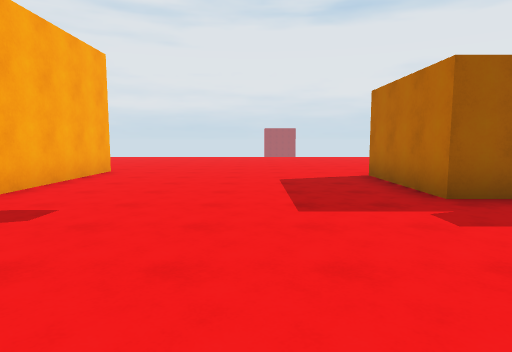
view 1 (above)

24 first-person views from a walk through a scene from a Unity 3-D project. The camera is 1.5 m above the floor, tilts 6° down and sees 75° across. The floor is counted in squares, 2 m on a side. Each view is taken from the middle of a square. On the plan, view 1 faces up. The plan holds only what a view shows up to about 11 squares ahead; the rest is blank. The place goes on beyond the plan. The player character is not drawn.

view 2
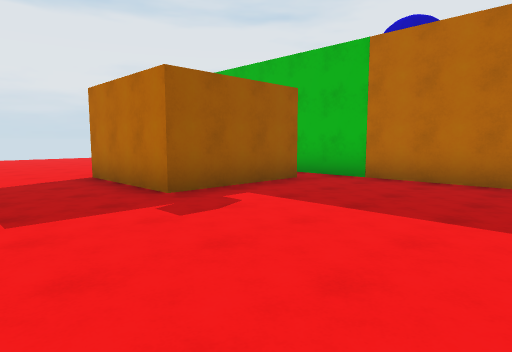

view 3
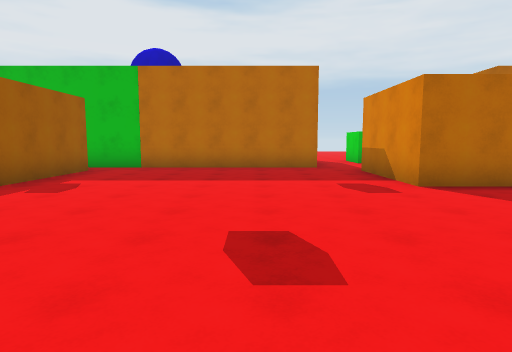

view 4
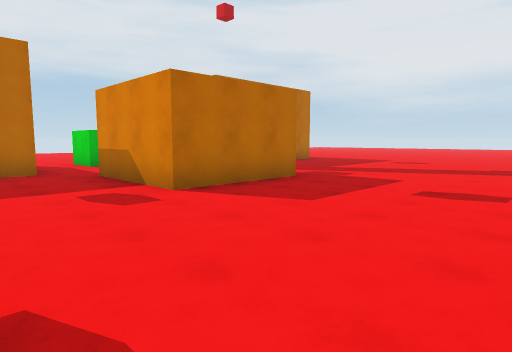

view 5
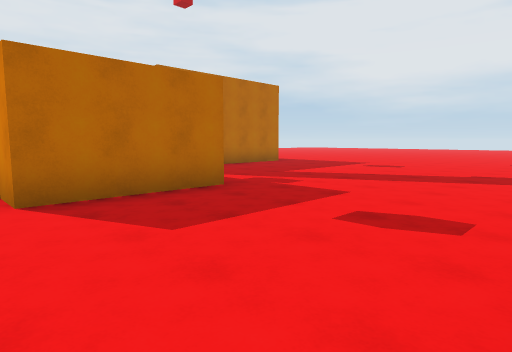

view 6
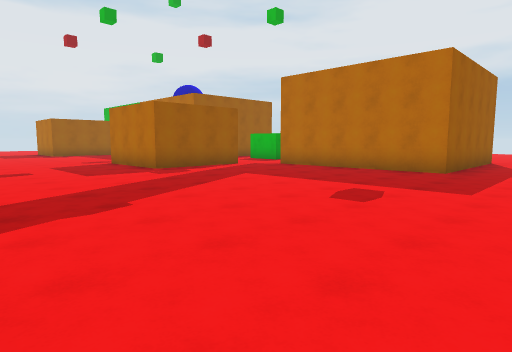

view 7
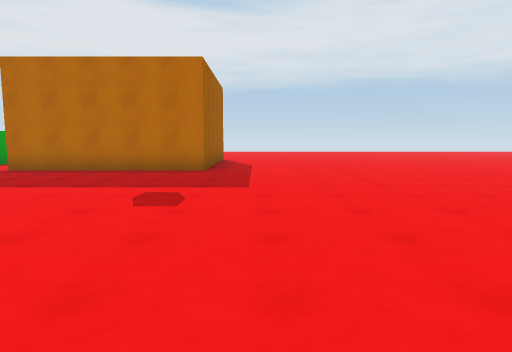

view 8
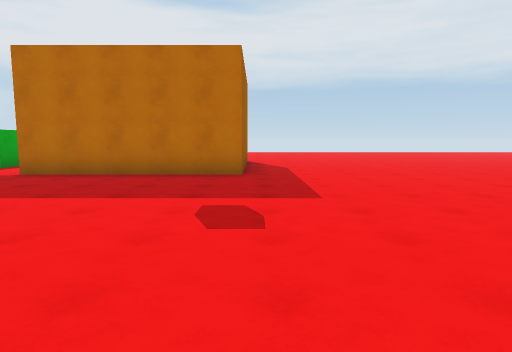

view 9
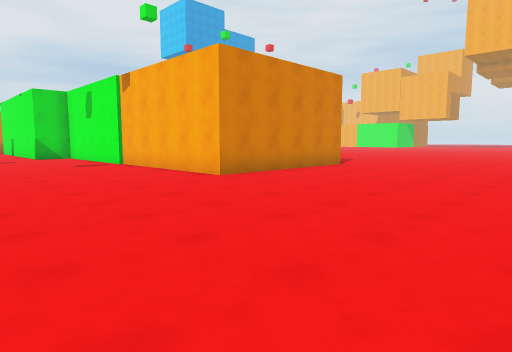

view 10
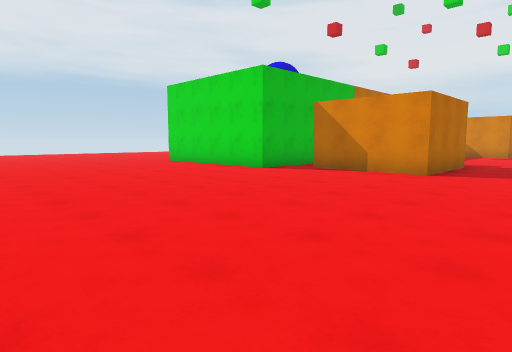

view 11
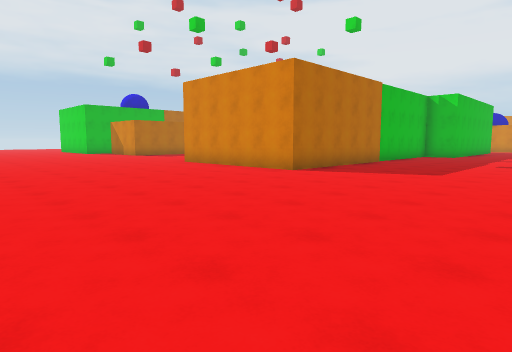

view 12
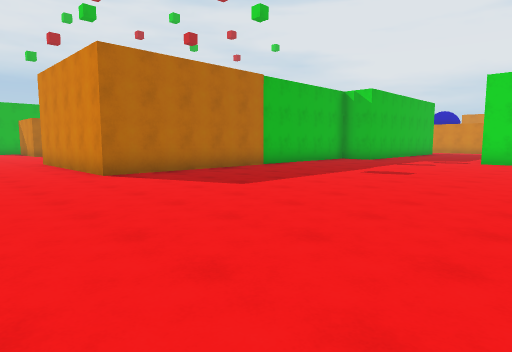

view 13
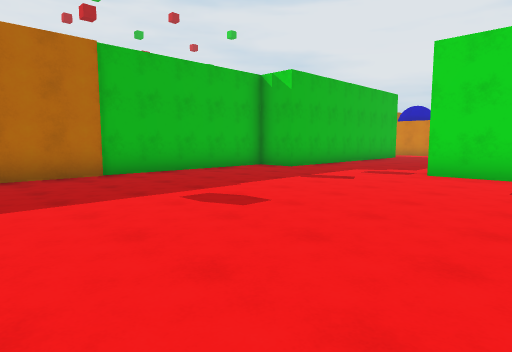

view 14
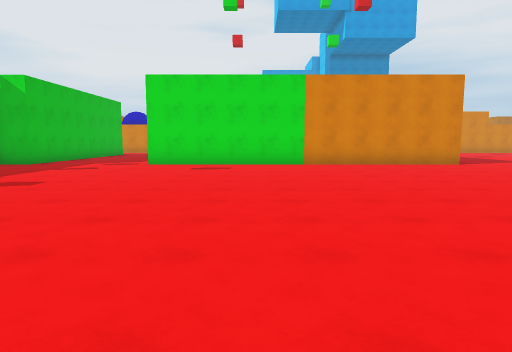

view 15
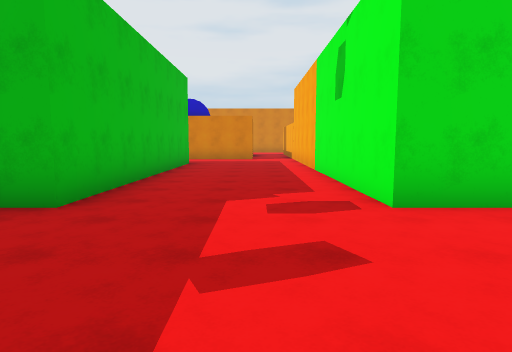

view 16
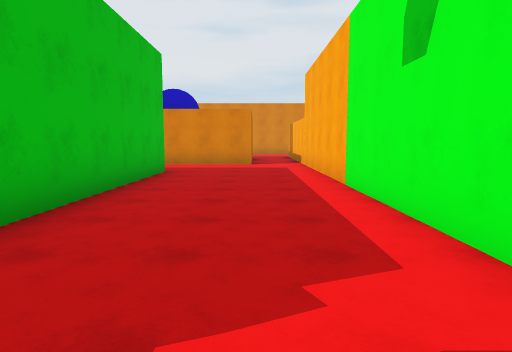

view 17
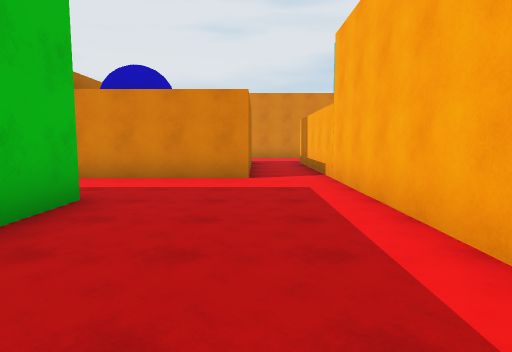

view 18
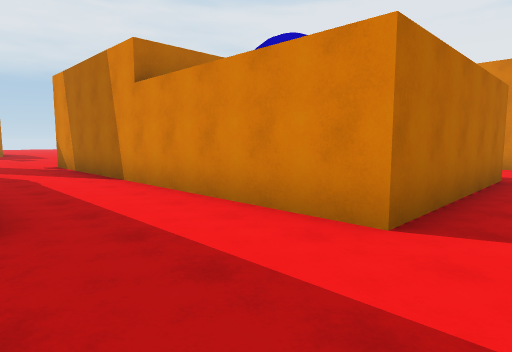

view 19
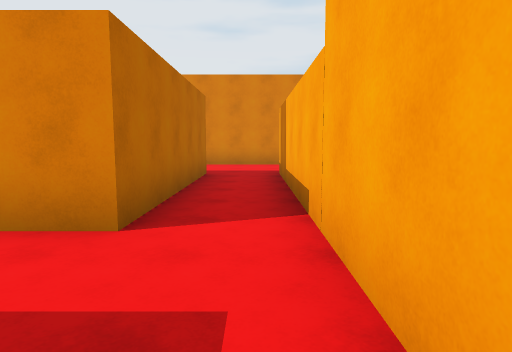

view 20
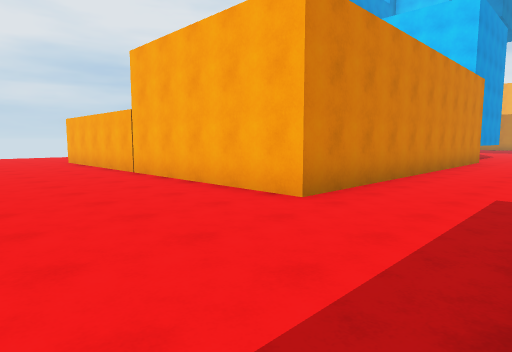

view 21
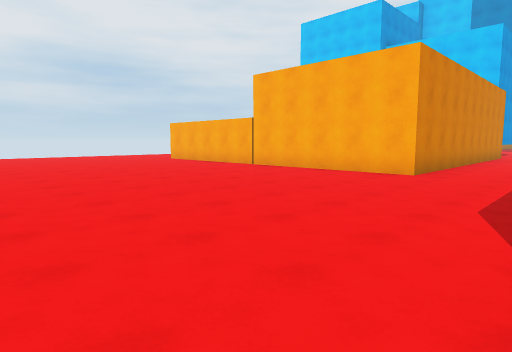

view 22
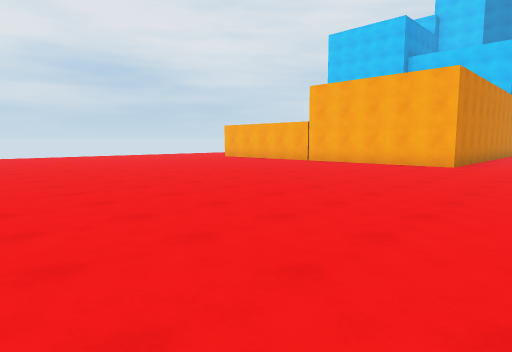

view 23
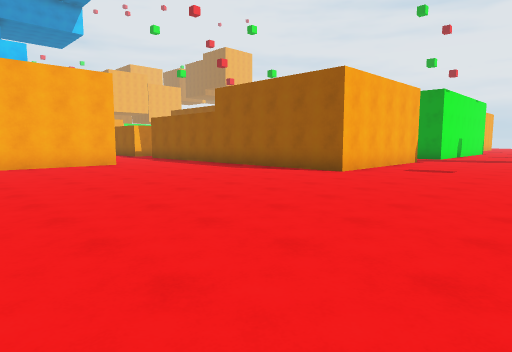

view 24
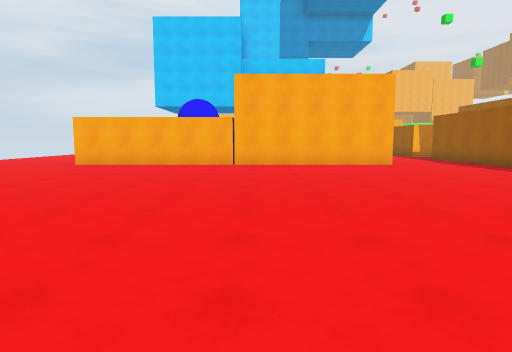

### Floor plan
Points are (right, up) in squares from view 1. A wall is a line through its corners. A room is listed if a view was taken in it or the views show most of it. See-through windows are left out.
Room 1 (views 1, 2, 3, 4, 5, 6, 7, 8, 9, 10, 11, 12, 13, 14, 15, 16, 17, 18, 19, 20, 21, 22, 23, 24)
walls: (5.4, -5.7) (2.5, -5.7) (2.5, -2.7) (5.5, -2.7); (-2.3, -12.6) (-2.3, -16.7) (-9.1, -16.7); (-9.8, -9.2) (-9.8, -1.7) (-8.6, -1.7) (-8.6, 8.3) (-3.6, 8.3) (-3.6, 2.9); (6.5, -1.8) (6.5, 8.3) (8.5, 8.3); (5.5, 4.3) (2.5, 4.3) (2.5, 7.3) (5.5, 7.3); (8.5, -11.7) (6.5, -11.7) (6.5, -6.6); (-11.9, -16.8) (-11.9, -11.7) (-2.2, -11.7); (-22.5, -1.7) (-13.5, -1.7) (-13.5, -16.6); (-18, -19.7) (-8.6, -19.7) (-8.6, -29.8)
ways out: opening at (-9, -30)

Where each view was taken, in squares from view 1:
view 1: 0 up, 0 right, facing up
view 2: 0 up, 0 right, facing up-right
view 3: 0 up, 3 left, facing right
view 4: 0 up, 2 left, facing down-right
view 5: 2 down, 2 left, facing down-right
view 6: 14 down, 2 left, facing up-right
view 7: 13 down, 2 left, facing right
view 8: 12 down, 1 left, facing right
view 9: 14 up, 1 right, facing down-left
view 10: 15 up, 0 right, facing down-right
view 11: 15 up, 14 left, facing down-right
view 12: 11 up, 16 left, facing down-right
view 13: 6 up, 16 left, facing down-right
view 14: 9 up, 17 left, facing down
view 15: 2 up, 12 left, facing down
view 16: 1 down, 12 left, facing down
view 17: 5 down, 12 left, facing down
view 18: 9 down, 13 left, facing down-right
view 19: 9 down, 13 left, facing down
view 20: 17 down, 5 left, facing down-left
view 21: 17 down, 1 left, facing down-left
view 22: 17 down, 2 right, facing down-left
view 23: 24 down, 2 right, facing up-left
view 24: 24 down, 2 right, facing left
